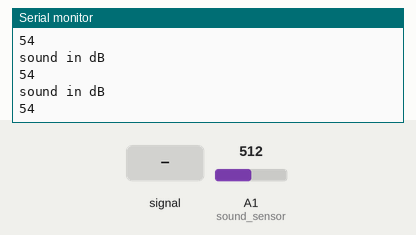
This sketch was run on a simulated Arduino Uno, built with avr-gcc and run on an emulated ATmega328P. Shown: the last lines printed to the serial monitor. The test bench sets the inputs (shaded band); at power-on: A1 (sound_sensor) = 512.

Above: at 1.2 s.
1.3 s: A1 (sound_sensor) fed a 200 Hz sine of ±81 counts around its level
At 1.38 s:
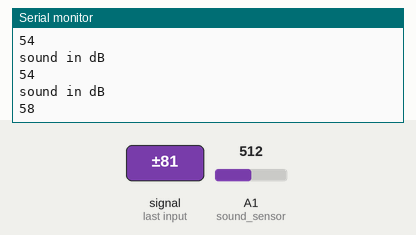
2.8 s: A1 (sound_sensor) set to 716
At 2.89 s:
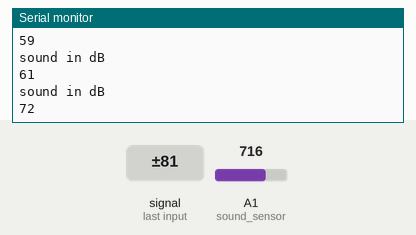
4.3 s: A1 (sound_sensor) fed a 1000 Hz sine of ±255 counts around its level
At 4.4 s:
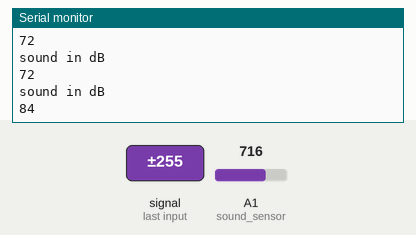
5.8 s: A1 (sound_sensor) set to 1023
At 5.8 s:
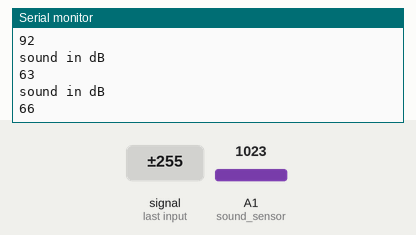
Timing chart, 0 to 8.3 s (numbered marks = the images above; inputs shaded):
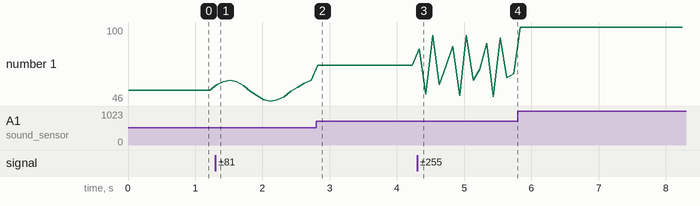

The sketch:

Sound_Sensor.ino
```cpp
int sound_sensor=1;
void setup() {
  // put your setup code here, to run once:
pinMode(sound_sensor,INPUT);
Serial.begin(9600);
}

void loop() {
  // put your main code here, to run repeatedly:
int data=analogRead(sound_sensor);
int dB=(data+83.2073)/11.003;
Serial.println("sound in dB");
Serial.println(dB);

delay(100);
}
```

Measured:
- after the input at 1.3 s, the serial monitor: prints a new line at once (image 1)
- after the input at 2.8 s, the serial monitor: prints a new line at once (image 2)
- after the input at 4.3 s, the serial monitor: prints a new line at once (image 3)
- plotted number 1: 54 → 61 after the input at 1.3 s, 61 → 72 after the input at 2.8 s, 72 → 66 after the input at 4.3 s, 66 → 100 after the input at 5.8 s
